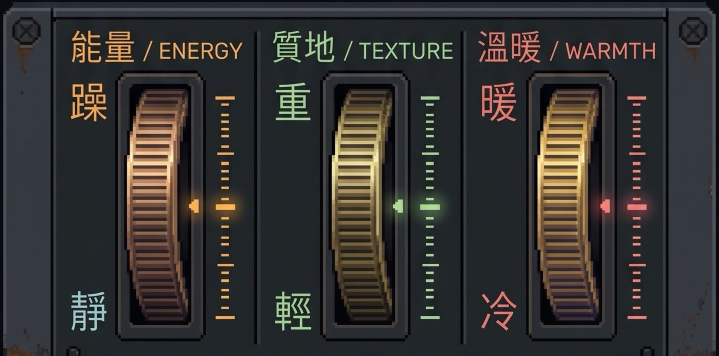
#> input picture tune/panel-wheels.jpg, 1438 x 712 px, found by its file name (shown at 1/2 size)
$ python wheels_half.py
#> lines starting #> are read from the running program, lines starting #| are printed output that depends on the picture
#!/usr/bin/env python3
"""頻率光譜主機面板 v2 —— 設計方向 D1「照草圖直譯」設計稿（只產圖，不動 repo）。

照店主紅圈直譯：
  * FREQUENCY 區外框高度不變；滾筒窗砍成上半（181px，原 364px），滾筒只露目前那一格。
  * 滾筒窗下面空出來的長條（從內面板左緣到 SCAN/RADIO 撥桿槽）→「類別」橫向滾筒（左右滑）。
  * 三顆輪子模組砍成下半（外殼 542→274px，輪子 441→190px），上半空出來的一整排 →
    「等級」「分級」兩個直向滾筒＋「符合張數／歸零」，對齊原稿三欄。
  * 右欄就這張凹槽拆成上下兩顆黃銅鍵（btn-v.png 抽掉中段 158px）：上＝就這張、下＝隨機。

所有外觀都從原稿剪貼／翻面／延伸，或照原稿配色在像素格上逐格畫（跟搜尋列同一套）；
不用任何漸層、圓角、模糊。滾筒的明暗是把原稿滾筒的亮暗剖面「整格」重新取樣（cellmap），
不是重新內插。文字在實作時改成 HTML（DotGothic16），這裡用 Unifont 16px 點陣字整數倍放大示意。

用法（cwd = repo 根目錄）：python3 <this>/mockup.py
輸出：同資料夾 mockup.png（1438×1413）、preview.png（寬 720）、hotspots.png（活件熱區示意）、layout.json（各區座標）
"""
import json
import math
import os

import numpy as np
from PIL import Image, ImageDraw, ImageFont

HERE = os.path.join(os.path.dirname(os.path.abspath(__file__)), 'out')
os.makedirs(HERE, exist_ok=True)
SRC_DIR = os.path.dirname(os.path.abspath(__file__))
REPO = os.getcwd()
def rp(p): return os.path.join(REPO, p)

WH = Image.open(rp('tune/panel-wheels.jpg')).convert('RGB')
#> WH is the input picture: PIL image 1438x712 RGB; mean R, G, B 53, 51.2, 49.5
FQ0 = Image.open(rp('tune/panel-freq.jpg')).convert('RGB')
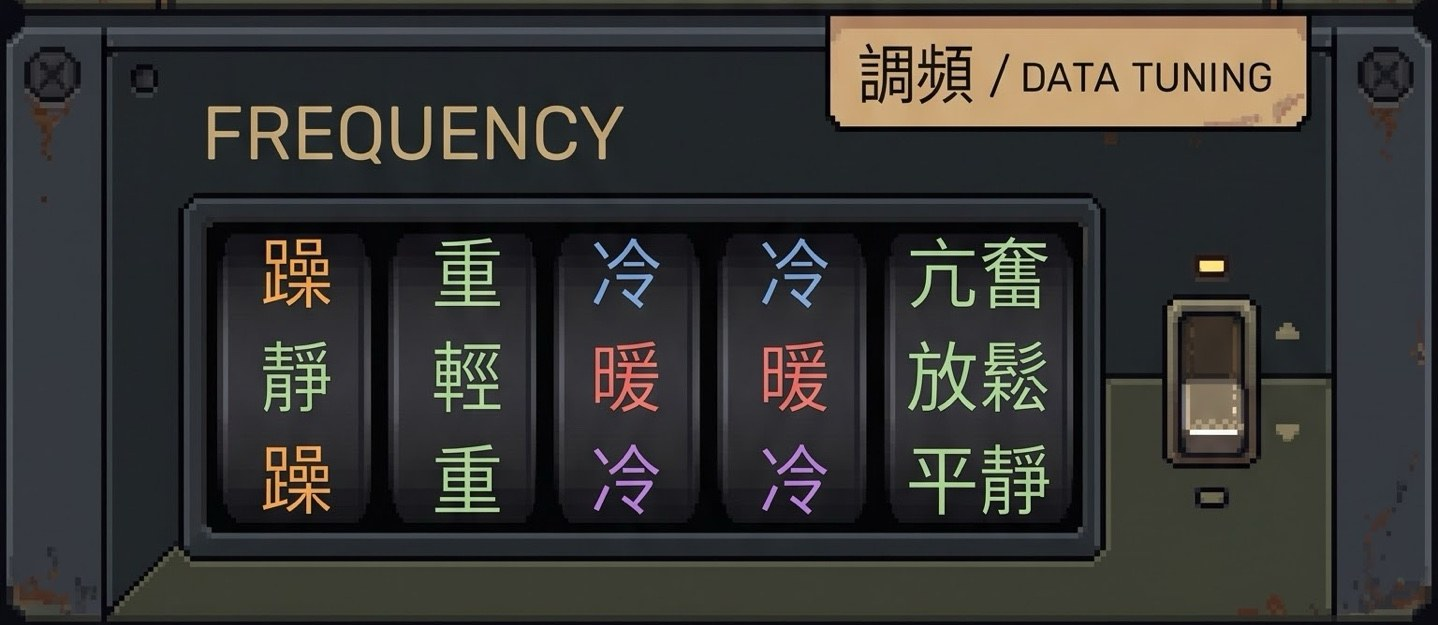
#> input picture tune/panel-freq.jpg, 1438 x 625 px, found by its file name
#> FQ0 is the input picture: PIL image 1438x625 RGB; mean R, G, B 54.9, 54.2, 52
SCREW = Image.open(rp('tune/screw.png'))
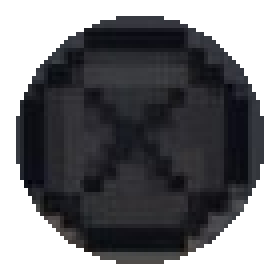
#> input picture tune/screw.png, 70 x 70 px, found by its file name (shown 4 times larger)
#> SCREW is the input picture: PIL image 70x70 RGBA; mean R, G, B, A 23.4, 23.6, 26.6, 157.4
BTN = Image.open(rp('tune/btn-v.png')).convert('RGB')
#> (the run stopped early here; a loop or call above may not have finished)
